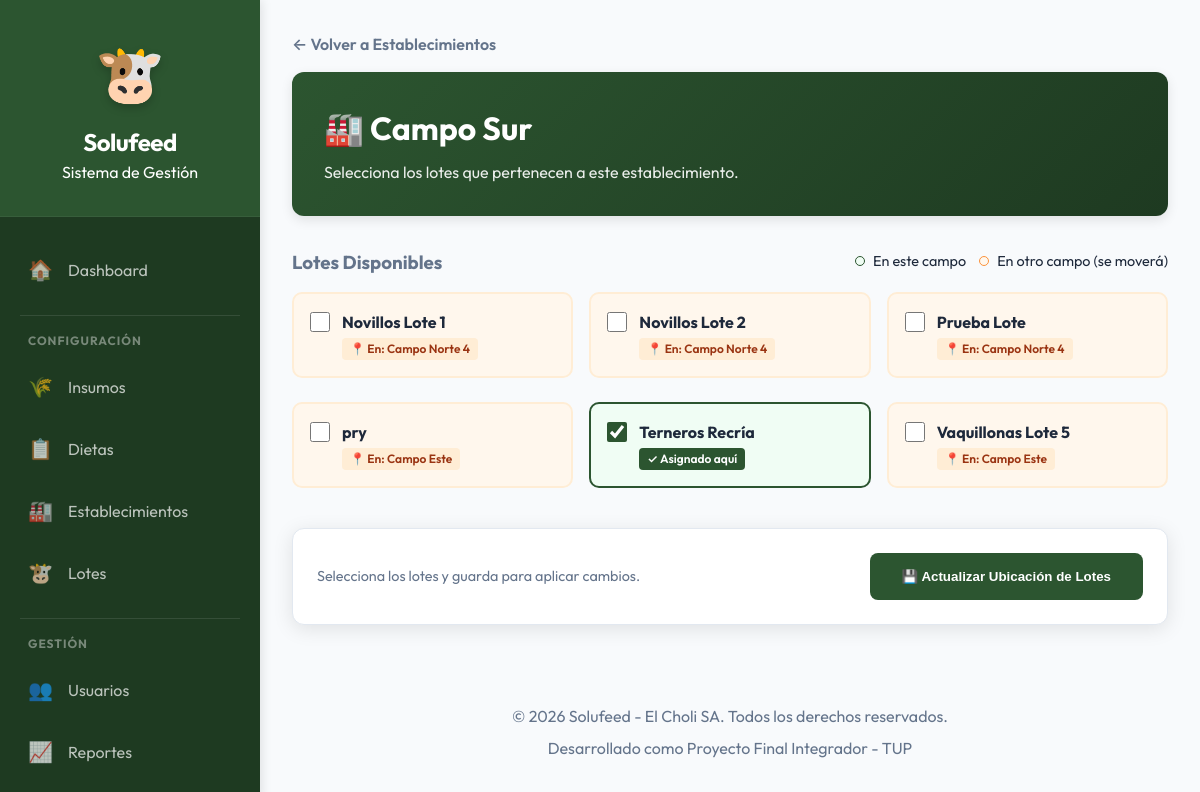
The app's page /solufeed/admin/establecimientos/gestionar_lotes.php?id=2&return_to=/solufeed/admin/establecimientos/listar.php (signed in) with its own data.
### tables this page shows
CREATE TABLE `campo` (
  `id_campo` int(11) NOT NULL,
  `nombre` varchar(100) NOT NULL,
  `ubicacion` varchar(255) DEFAULT NULL,
  `activo` tinyint(1) NOT NULL DEFAULT 1
);

CREATE TABLE `tropa` (
  `id_tropa` int(11) NOT NULL,
  `nombre` varchar(100) NOT NULL,
  `id_campo` int(11) NOT NULL,
  `categoria` varchar(50) DEFAULT NULL,
  `fecha_inicio` date NOT NULL,
  `cantidad_inicial` int(11) NOT NULL,
  `activo` tinyint(1) NOT NULL DEFAULT 1,
  `fecha_creacion` datetime NOT NULL,
  `fecha_actualizacion` datetime DEFAULT NULL
);

### solufeed/includes/functions.php (called while the page is built, shortened)
<?php
function safe_return_to($dest, $fallback = null) {
    $fallback = is_string($fallback) && $fallback !== '' ? $fallback : (BASE_URL . '/admin/campo/historial.php');
    $dest = trim($dest);
    $dest = str_replace(["\r", "\n"], '', $dest);
    if (strpos($dest, '/') === 0) return $dest;
    return $fallback;
}
?>

### solufeed/admin/establecimientos/gestionar_lotes.php (the view, shortened to what this page needs)
<?php
require_once '../../includes/functions.php';
$db = getConnection();
$return_to = isset($_GET['return_to']) ? (string)$_GET['return_to'] : '';
$back_url = safe_return_to($return_to, BASE_URL . '/admin/establecimientos/listar.php');
$id_campo = (int)($_GET['id'] ?? 0);
$stmt = $db->prepare("SELECT * FROM campo WHERE id_campo = ?");
$stmt->execute([$id_campo]);
$campo = $stmt->fetch();
$stmt = $db->query("
    SELECT t.id_tropa, t.nombre, t.id_campo, c.nombre as nombre_campo_actual
    FROM tropa t
    LEFT JOIN campo c ON t.id_campo = c.id_campo
    WHERE t.activo = 1
    ORDER BY t.nombre ASC
");
$todos_lotes = $stmt->fetchAll();
?>
<?php
require_once '../../includes/header.php';
?>
<div class="container assignment-container">
        <a href="<?php echo htmlspecialchars($back_url, ENT_QUOTES, 'UTF-8'); ?>" style="text-decoration: none; color: var(--text-muted); font-weight: 600; display: inline-block; margin-bottom: 1rem;">← Volver a Establecimientos</a>
        <div class="header-card">
            <h1 style="margin: 0;">🏭 <?php echo htmlspecialchars($campo['nombre']); ?></h1>
            <p style="margin: 0.5rem 0 0 0; opacity: 0.9;">Selecciona los lotes que pertenecen a este establecimiento.</p>
        </div>
        <form method="POST">
            <div style="margin-bottom: 1rem; display: flex; justify-content: space-between; align-items: center;">
                <h3 style="margin: 0; color: var(--text-muted);">Lotes Disponibles</h3>
                <div style="font-size: 0.9rem;">
                    <span style="display:inline-block; width: 10px; height: 10px; background: #f0fdf4; border: 1px solid var(--primary); border-radius: 50%; margin-right: 5px;"></span> En este campo
                    <span style="display:inline-block; width: 10px; height: 10px; background: #fff7ed; border: 1px solid #fb923c; border-radius: 50%; margin-left: 10px; margin-right: 5px;"></span> En otro campo (se moverá)
                </div>
            </div>
            <div class="lotes-grid">
                <?php foreach ($todos_lotes as $lote): ?>
                    <?php
                        $isInThisField = ($lote['id_campo'] == $id_campo);
                        $isOccupied = ($lote['id_campo'] && !$isInThisField);
                        $class = $isInThisField ? 'selected' : ($isOccupied ? 'occupied' : '');
                    ?>
                    <label class="lote-option <?php echo $class; ?>">
                        <input type="checkbox" name="lotes[]" value="<?php echo $lote['id_tropa']; ?>"
                               <?php echo $isInThisField ? 'checked' : ''; ?>
                               onchange="updateVisuals(this)">
                        <div>
                            <div style="font-weight: 700; color: var(--text);"><?php echo htmlspecialchars($lote['nombre']); ?></div>
                            <?php if ($isOccupied): ?>
                                <div class="current-location-badge">📍 En: <?php echo htmlspecialchars($lote['nombre_campo_actual']); ?></div>
                            <?php elseif ($isInThisField): ?>
                                <div class="current-location-badge" style="background:var(--primary); color:white;">✓ Asignado aquí</div>
                            <?php else: ?>
                                <div class="current-location-badge">Sin asignar</div>
                            <?php endif; ?>
                        </div>
                    </label>
                <?php endforeach; ?>
            </div>
            <div class="actions-bar">
                <div style="font-size: 0.9rem; color: var(--text-muted);">
                    Selecciona los lotes y guarda para aplicar cambios.
                </div>
                <button type="submit" class="btn-save">💾 Actualizar Ubicación de Lotes</button>
            </div>
        </form>
    </div>
<?php require_once '../../includes/footer.php'; ?>

### solufeed/assets/css/main.css (style rules this page uses)
:root { --primary: #2c5530; --primary-light: #3d7043; --primary-dark: #1e3a21; --secondary: #1e6091; --accent: #f4a261; --success: #28a745; --danger: #dc3545; --warning: #ffc107; --info: #17a2b8; --bg-main: #f8fafc; --surface: #ffffff; --border: #e2e8f0; --text-main: #1e293b; --text-muted: #64748b; --text-on-primary: #ffffff; --shadow-sm: 0 1px 3px rgba(0, 0, 0, 0.12); --shadow-md: 0 4px 6px -1px rgba(0, 0, 0, 0.1), 0 2px 4px -1px rgba(0, 0, 0, 0.06); --shadow-lg: 0 10px 15px -3px rgba(0, 0, 0, 0.1), 0 4px 6px -2px rgba(0, 0, 0, 0.05); --radius: 12px; --text: var(--text-main); --shadow: var(--shadow-md); --bg-glass: rgba(255, 255, 255, 0.85); --accent-color: var(--accent); }
* { margin: 0; padding: 0; box-sizing: border-box; }
body { font-family: 'Outfit', 'Inter', -apple-system, sans-serif; background-color: var(--bg-main); color: var(--text-main); line-height: 1.5; -webkit-font-smoothing: antialiased; }
label { display: block; font-weight: 600; margin-bottom: 0.5rem; color: var(--text-main); }

### solufeed/admin/establecimientos/gestionar_lotes.php (style rules this page uses)
.assignment-container { max-width: 900px; margin: 0 auto; }
.header-card { background: linear-gradient(135deg, var(--primary) 0%, #1e3a21 100%); color: white; padding: 2rem; border-radius: 12px; margin-bottom: 2rem; box-shadow: 0 4px 12px rgba(0,0,0,0.1); }
.lotes-grid { display: grid; grid-template-columns: repeat(auto-fill, minmax(280px, 1fr)); gap: 1rem; margin-bottom: 2rem; }
.lote-option { background: white; border: 2px solid #e2e8f0; border-radius: 10px; padding: 1rem; cursor: pointer; transition: all 0.2s ease; display: flex; align-items: flex-start; gap: 12px; }
.lote-option input[type="checkbox"] { width: 20px; height: 20px; accent-color: var(--primary); margin-top: 2px; }
.lote-option.selected { background: #f0fdf4; border-color: var(--primary); }
.lote-option.occupied { background: #fff7ed; border-color: #ffedd5; }
.current-location-badge { display: inline-block; font-size: 0.75rem; padding: 2px 8px; border-radius: 4px; margin-top: 4px; background: #e2e8f0; color: #64748b; }
.occupied .current-location-badge { background: #ffedd5; color: #9a3412; }
.actions-bar { background: white; padding: 1.5rem; border-radius: 12px; display: flex; justify-content: space-between; align-items: center; position: sticky; bottom: 20px; box-shadow: 0 4px 20px rgba(0,0,0,0.1); z-index: 100; border: 1px solid #e2e8f0; }
.btn-save { background: var(--primary); color: white; padding: 1rem 2rem; border-radius: 8px; border: none; font-weight: bold; cursor: pointer; }

### records on screen
campo: nombre "Campo Sur"
tropa: nombre "Novillos Lote 1", id_campo.nombre "Campo Norte 4"
tropa: nombre "Novillos Lote 2", id_campo.nombre "Campo Norte 4"
tropa: nombre "Prueba Lote", id_campo.nombre "Campo Norte 4"
tropa: nombre "pry", id_campo.nombre "Campo Este"
tropa: id_campo "☑", nombre "Terneros Recría", shows "✓ Asignado aquí"
tropa: nombre "Vaquillonas Lote 5", id_campo.nombre "Campo Este"
